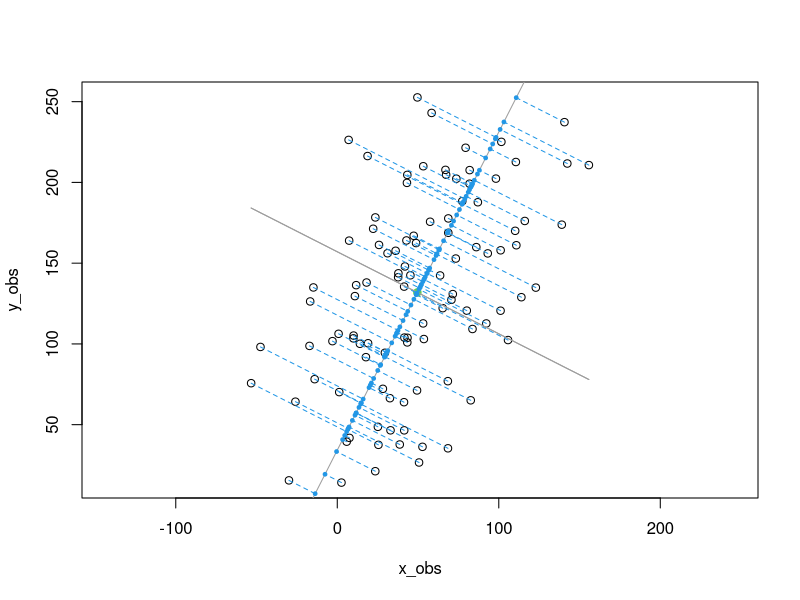

This chart was generated by the following R code:
# First, I generate a set of points (in \mathbb{R}^2).
# I’ve chosen a low dimension so that pictures can be drawn that are compatible with some of the examples above. 
# Comments following commands appear after the # character.

set.seed(2)             #sets the seed for random number generation.
x <- 1:100              #creates a vector x with numbers from 1 to 100
ex <- rnorm(100, 0, 30) #100 normally distributed rand. nos. w/ mean=0, s.d.=30
ey <- rnorm(100, 0, 30) # " " 
y <- 30 + 2 * x         #sets y to be a vector that is a linear function of x
x_obs <- x + ex         #adds "noise" to x
y_obs <- y + ey         #adds "noise" to y
P <- cbind(x_obs,y_obs) #places points in matrix
plot(P,asp=1,col=1) 	#plot points
points(mean(x_obs),mean(y_obs),col=3, pch=19) #show center

# At this point a full PCA analysis can be undertaken in R using the command “prcomp”, 
# but in order to illustrate the algorithm I show all the steps below:

M <- cbind(x_obs-mean(x_obs),y_obs-mean(y_obs))#centered matrix
MCov <- cov(M)          #creates covariance matrix

# Note that the covariance matrix is proportional to the matrix $M^tM$. Next I turn to computation of the principal axes:

eigenValues <- eigen(MCov)$values       #compute eigenvalues
eigenVectors <- eigen(MCov)$vectors     #compute eigenvectors

d <- svd(M)$d          #the singular values
v <- svd(M)$v          #the right singular vectors

# The right singular vectors are the eigenvectors of M^tM.  Next I plot the principal axes:

lines(x_obs,eigenVectors[2,1]/eigenVectors[1,1]*M[x]+mean(y_obs),col=8)

# This shows the first principal axis. Note that it passes through the mean as expected. 
# The ratio of the eigenvectors gives the slope of the axis. Next

lines(x_obs,eigenVectors[2,2]/eigenVectors[1,2]*M[x]+mean(y_obs),col=8)

# shows the second principal axis, which is orthogonal to the first (recall that the matrix V^t in the 
# singular value decomposition is orthogonal). This can be checked by noting that the second principal axis is also

lines(x_obs,-1/(eigenVectors[2,1]/eigenVectors[1,1])*M[x]+mean(y_obs),col=8)

# as the product of orthogonal slopes is -1. Next, I plot the projections of the points onto the first principal component:

trans <- (M%*%v[,1])%*%v[,1] #compute projections of points
P_proj <- scale(trans, center=-cbind(mean(x_obs),mean(y_obs)), scale=FALSE) 
points(P_proj, col=4,pch=19,cex=0.5) #plot projections
segments(x_obs,y_obs,P_proj[,1],P_proj[,2],col=4,lty=2) #connect to points
